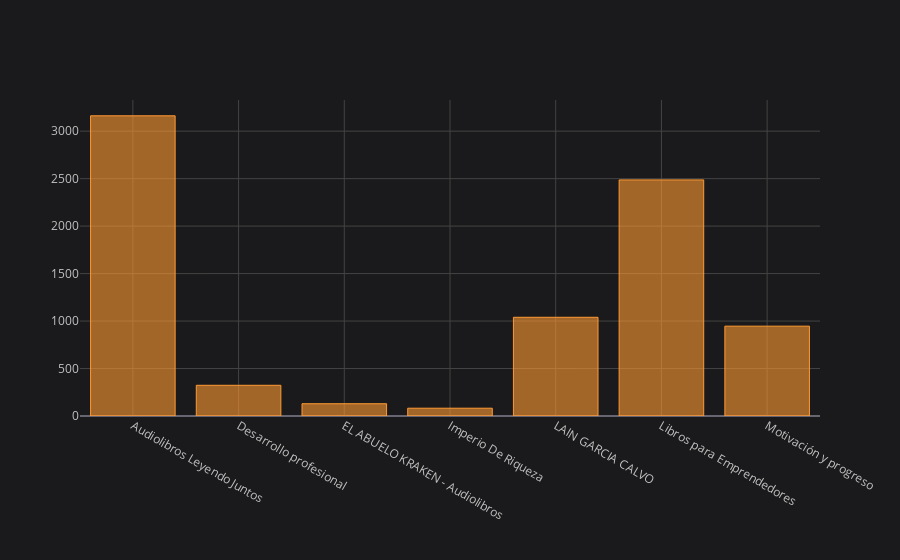

The code cell stored with this chart in its notebook:
### Code cell
top_Audiolibro.iplot(kind='bar')

### Figure 1 — Plotly figure (JSON) as saved in the notebook; plotly's stock layout.template omitted (floating-point values rounded to 4 significant figures)
{"data": [{"marker": {"color": "rgba(255, 153, 51, 0.6)", "line": {"color": "rgba(255, 153, 51, 1.0)", "width": 1}}, "name": "Segundos", "orientation": "v", "text": "", "type": "bar", "x": ["Audiolibros Leyendo Juntos", "Desarrollo profesional", "EL ABUELO KRAKEN - Audiolibros", "Imperio De Riqueza", "LAIN GARCIA CALVO", "Libros para Emprendedores", "Motivación y progreso"], "y": [3162.0, 323.4, 129.3, 82.04, 1040.0, 2486.0, 946.2]}], "layout": {"legend": {"bgcolor": "#1A1A1C", "font": {"color": "#D9D9D9"}}, "paper_bgcolor": "#1A1A1C", "plot_bgcolor": "#1A1A1C", "title": {"font": {"color": "#D9D9D9"}}, "xaxis": {"gridcolor": "#434343", "showgrid": true, "tickfont": {"color": "#C2C2C2"}, "title": {"font": {"color": "#D9D9D9"}, "text": ""}, "zerolinecolor": "#666570"}, "yaxis": {"gridcolor": "#434343", "showgrid": true, "tickfont": {"color": "#C2C2C2"}, "title": {"font": {"color": "#D9D9D9"}, "text": ""}, "zerolinecolor": "#666570"}}}
